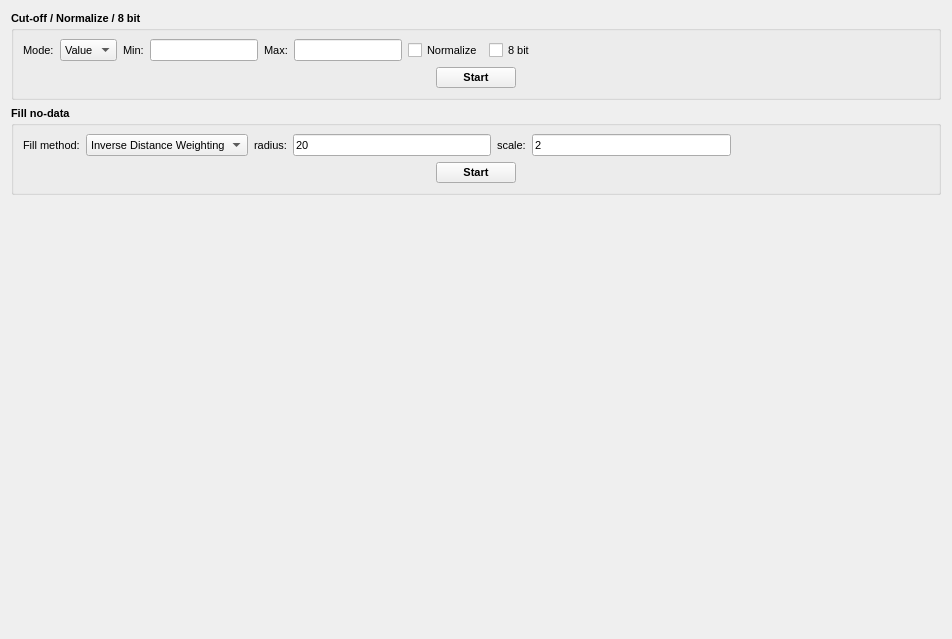
             <widget class="QWidget" name="scrollAreaWidgetContents_3">
              <property name="geometry">
               <rect>
                <x>0</x>
                <y>0</y>
                <width>952</width>
                <height>639</height>
               </rect>
              </property>
              <layout class="QVBoxLayout" name="verticalLayout_12">
               <item>
                <layout class="QVBoxLayout" name="verticalLayout_16">
                 <item>
                  <widget class="QGroupBox" name="group_cutoff">
                   <property name="font">
                    <font>
                     <pointsize>8</pointsize>
                     <weight>75</weight>
                     <bold>true</bold>
                    </font>
                   </property>
                   <property name="title">
                    <string>Cut-off / Normalize / 8 bit</string>
                   </property>
                   <layout class="QVBoxLayout" name="verticalLayout_48">
                    <item>
                     <layout class="QHBoxLayout" name="horizontalLayout_20">
                      <item>
                       <widget class="QLabel" name="label_6">
                        <property name="font">
                         <font>
                          <pointsize>8</pointsize>
                          <weight>50</weight>
                          <bold>false</bold>
                         </font>
                        </property>
                        <property name="text">
                         <string>Mode:</string>
                        </property>
                       </widget>
                      </item>
                      <item>
                       <widget class="QComboBox" name="combo_cutoff_mode">
                        <property name="sizePolicy">
                         <sizepolicy hsizetype="Preferred" vsizetype="Preferred">
                          <horstretch>0</horstretch>
                          <verstretch>0</verstretch>
                         </sizepolicy>
                        </property>
                        <property name="minimumSize">
                         <size>
                          <width>50</width>
                          <height>20</height>
                         </size>
                        </property>
                        <property name="font">
                         <font>
                          <pointsize>8</pointsize>
                          <weight>50</weight>
                          <bold>false</bold>
                         </font>
                        </property>
                        <item>
                         <property name="text">
                          <string>Value</string>
                         </property>
                        </item>
                        <item>
                         <property name="text">
                          <string>Perc</string>
                         </property>
                        </item>
                       </widget>
                      </item>
                      <item>
                       <widget class="QLabel" name="label_5">
                        <property name="font">
                         <font>
                          <pointsize>8</pointsize>
                          <weight>50</weight>
                          <bold>false</bold>
                         </font>
                        </property>
                        <property name="text">
                         <string>Min:</string>
                        </property>
                       </widget>
                      </item>
                      <item>
                       <widget class="QLineEdit" name="line_cutoff_min">
                        <property name="sizePolicy">
                         <sizepolicy hsizetype="Preferred" vsizetype="Preferred">
                          <horstretch>0</horstretch>
                          <verstretch>0</verstretch>
                         </sizepolicy>
                        </property>
                        <property name="minimumSize">
                         <size>
                          <width>50</width>
                          <height>20</height>
                         </size>
                        </property>
                        <property name="font">
                         <font>
                          <pointsize>8</pointsize>
                          <weight>50</weight>
                          <bold>false</bold>
                         </font>
                        </property>
                       </widget>
                      </item>
                      <item>
                       <widget class="QLabel" name="label_9">
                        <property name="font">
                         <font>
                          <pointsize>8</pointsize>
                          <weight>50</weight>
                          <bold>false</bold>
                         </font>
                        </property>
                        <property name="text">
                         <string>Max:</string>
                        </property>
                       </widget>
                      </item>
                      <item>
                       <widget class="QLineEdit" name="line_cutoff_max">
                        <property name="sizePolicy">
                         <sizepolicy hsizetype="Preferred" vsizetype="Preferred">
                          <horstretch>0</horstretch>
                          <verstretch>0</verstretch>
                         </sizepolicy>
                        </property>
                        <property name="minimumSize">
                         <size>
                          <width>50</width>
                          <height>20</height>
                         </size>
                        </property>
                        <property name="font">
                         <font>
                          <pointsize>8</pointsize>
                          <weight>50</weight>
                          <bold>false</bold>
                         </font>
                        </property>
                       </widget>
                      </item>
                      <item>
                       <widget class="QCheckBox" name="check_cutoff_norm">
                        <property name="sizePolicy">
                         <sizepolicy hsizetype="Preferred" vsizetype="Preferred">
                          <horstretch>0</horstretch>
                          <verstretch>0</verstretch>
                         </sizepolicy>
                        </property>
                        <property name="font">
                         <font>
                          <pointsize>8</pointsize>
                          <weight>50</weight>
                          <bold>false</bold>
                         </font>
                        </property>
                        <property name="text">
                         <string>Normalize</string>
                        </property>
                       </widget>
                      </item>
                      <item>
                       <widget class="QCheckBox" name="check_cutoff_8bit">
                        <property name="sizePolicy">
                         <sizepolicy hsizetype="Preferred" vsizetype="Preferred">
                          <horstretch>0</horstretch>
                          <verstretch>0</verstretch>
                         </sizepolicy>
                        </property>
                        <property name="font">
                         <font>
                          <pointsize>8</pointsize>
                          <weight>50</weight>
                          <bold>false</bold>
                         </font>
                        </property>
                        <property name="text">
                         <string>8 bit</string>
                        </property>
                       </widget>
                      </item>
                      <item>
                       <spacer name="horizontalSpacer_27">
                        <property name="orientation">
                         <enum>Qt::Horizontal</enum>
                        </property>
                        <property name="sizeHint" stdset="0">
                         <size>
                          <width>40</width>
                          <height>20</height>
                         </size>
                        </property>
                       </spacer>
                      </item>
                     </layout>
                    </item>
                    <item>
                     <layout class="QHBoxLayout" name="horizontalLayout_29">
                      <item>
                       <spacer name="horizontalSpacer_26">
                        <property name="orientation">
                         <enum>Qt::Horizontal</enum>
                        </property>
                        <property name="sizeHint" stdset="0">
                         <size>
                          <width>40</width>
                          <height>20</height>
                         </size>
                        </property>
                       </spacer>
                      </item>
                      <item>
                       <widget class="QPushButton" name="button_cutoff">
                        <property name="sizePolicy">
                         <sizepolicy hsizetype="Preferred" vsizetype="Preferred">
                          <horstretch>0</horstretch>
                          <verstretch>0</verstretch>
                         </sizepolicy>
                        </property>
                        <property name="font">
                         <font>
                          <pointsize>8</pointsize>
                          <weight>75</weight>
                          <bold>true</bold>
                         </font>
                        </property>
                        <property name="text">
                         <string>Start</string>
                        </property>
                       </widget>
                      </item>
                      <item>
                       <spacer name="horizontalSpacer_25">
                        <property name="orientation">
                         <enum>Qt::Horizontal</enum>
                        </property>
                        <property name="sizeHint" stdset="0">
                         <size>
                          <width>40</width>
                          <height>20</height>
                         </size>
                        </property>
                       </spacer>
                      </item>
                     </layout>
                    </item>
                   </layout>
                  </widget>
                 </item>
                 <item>
                  <widget class="QGroupBox" name="group_fill_no_data">
                   <property name="font">
                    <font>
                     <pointsize>8</pointsize>
                     <weight>75</weight>
                     <bold>true</bold>
                    </font>
                   </property>
                   <property name="title">
                    <string>Fill no-data</string>
                   </property>
                   <layout class="QVBoxLayout" name="verticalLayout_13">
                    <item>
                     <layout class="QHBoxLayout" name="horizontalLayout_30">
                      <item>
                       <widget class="QLabel" name="label_fill_method2">
                        <property name="font">
                         <font>
                          <pointsize>8</pointsize>
                          <weight>50</weight>
                          <bold>false</bold>
                         </font>
                        </property>
                        <property name="text">
                         <string>Fill method:</string>
                        </property>
                       </widget>
                      </item>
                      <item>
                       <widget class="QComboBox" name="combo_fill_method">
                        <property name="font">
                         <font>
                          <pointsize>8</pointsize>
                          <weight>50</weight>
                          <bold>false</bold>
                         </font>
                        </property>
                        <item>
                         <property name="text">
                          <string>Inverse Distance Weighting</string>
                         </property>
                        </item>
                        <item>
                         <property name="text">
                          <string>K-D Tree</string>
                         </property>
                        </item>
                        <item>
                         <property name="text">
                          <string>Nearest Neighbour</string>
                         </property>
                        </item>
                       </widget>
                      </item>
                      <item>
                       <widget class="QLabel" name="label_fill_nan_rad">
                        <property name="font">
                         <font>
                          <pointsize>8</pointsize>
                          <weight>50</weight>
                          <bold>false</bold>
                         </font>
                        </property>
                        <property name="text">
                         <string>radius:</string>
                        </property>
                       </widget>
                      </item>
                      <item>
                       <widget class="QLineEdit" name="line_fill_nan_rad">
                        <property name="font">
                         <font>
                          <pointsize>8</pointsize>
                          <weight>50</weight>
                          <bold>false</bold>
                         </font>
                        </property>
                        <property name="text">
                         <string>20</string>
                        </property>
                       </widget>
                      </item>
                      <item>
                       <widget class="QLabel" name="label_fill_nan_scl">
                        <property name="font">
                         <font>
                          <pointsize>8</pointsize>
                          <weight>50</weight>
                          <bold>false</bold>
                         </font>
                        </property>
                        <property name="text">
                         <string>scale:</string>
                        </property>
                       </widget>
                      </item>
                      <item>
                       <widget class="QLineEdit" name="line_fill_nan_scl">
                        <property name="font">
                         <font>
                          <pointsize>8</pointsize>
                          <weight>50</weight>
                          <bold>false</bold>
                         </font>
                        </property>
                        <property name="text">
                         <string>2</string>
                        </property>
                       </widget>
                      </item>
                      <item>
                       <spacer name="horizontalSpacer_28">
                        <property name="orientation">
                         <enum>Qt::Horizontal</enum>
                        </property>
                        <property name="sizeHint" stdset="0">
                         <size>
                          <width>40</width>
                          <height>20</height>
                         </size>
                        </property>
                       </spacer>
                      </item>
                     </layout>
                    </item>
                    <item>
                     <layout class="QHBoxLayout" name="horizontalLayout_33">
                      <item>
                       <spacer name="horizontalSpacer_30">
                        <property name="orientation">
                         <enum>Qt::Horizontal</enum>
                        </property>
                        <property name="sizeHint" stdset="0">
                         <size>
                          <width>40</width>
                          <height>20</height>
                         </size>
                        </property>
                       </spacer>
                      </item>
                      <item>
                       <widget class="QPushButton" name="button_fill_no_data">
                        <property name="font">
                         <font>
                          <pointsize>8</pointsize>
                          <weight>75</weight>
                          <bold>true</bold>
                         </font>
                        </property>
                        <property name="text">
                         <string>Start</string>
                        </property>
                       </widget>
                      </item>
                      <item>
                       <spacer name="horizontalSpacer_31">
                        <property name="orientation">
                         <enum>Qt::Horizontal</enum>
                        </property>
                        <property name="sizeHint" stdset="0">
                         <size>
                          <width>40</width>
                          <height>20</height>
                         </size>
                        </property>
                       </spacer>
                      </item>
                     </layout>
                    </item>
                   </layout>
                  </widget>
                 </item>
                 <item>
                  <spacer name="verticalSpacer_39">
                   <property name="orientation">
                    <enum>Qt::Vertical</enum>
                   </property>
                   <property name="sizeHint" stdset="0">
                    <size>
                     <width>20</width>
                     <height>40</height>
                    </size>
                   </property>
                  </spacer>
                 </item>
                </layout>
               </item>
              </layout>
             </widget>
